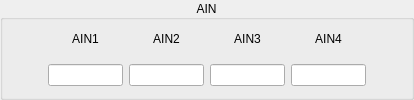
              <widget class="QGroupBox" name="groupBoxAIN">
               <property name="sizePolicy">
                <sizepolicy hsizetype="Minimum" vsizetype="Minimum">
                 <horstretch>0</horstretch>
                 <verstretch>0</verstretch>
                </sizepolicy>
               </property>
               <property name="title">
                <string>AIN</string>
               </property>
               <property name="alignment">
                <set>Qt::AlignCenter</set>
               </property>
               <layout class="QHBoxLayout" name="horizontalLayout_6">
                <property name="leftMargin">
                 <number>5</number>
                </property>
                <property name="topMargin">
                 <number>0</number>
                </property>
                <property name="rightMargin">
                 <number>5</number>
                </property>
                <item>
                 <spacer name="horizontalSpacer_6">
                  <property name="orientation">
                   <enum>Qt::Horizontal</enum>
                  </property>
                  <property name="sizeHint" stdset="0">
                   <size>
                    <width>40</width>
                    <height>20</height>
                   </size>
                  </property>
                 </spacer>
                </item>
                <item>
                 <layout class="QVBoxLayout" name="verticalLayout_40">
                  <item>
                   <widget class="QLabel" name="lblAIN1">
                    <property name="text">
                     <string>AIN1</string>
                    </property>
                    <property name="scaledContents">
                     <bool>true</bool>
                    </property>
                    <property name="alignment">
                     <set>Qt::AlignCenter</set>
                    </property>
                   </widget>
                  </item>
                  <item>
                   <widget class="QLineEdit" name="leAIN1">
                    <property name="minimumSize">
                     <size>
                      <width>50</width>
                      <height>0</height>
                     </size>
                    </property>
                    <property name="maximumSize">
                     <size>
                      <width>75</width>
                      <height>16777215</height>
                     </size>
                    </property>
                    <property name="maxLength">
                     <number>10</number>
                    </property>
                    <property name="alignment">
                     <set>Qt::AlignCenter</set>
                    </property>
                    <property name="readOnly">
                     <bool>true</bool>
                    </property>
                    <property name="cursorMoveStyle">
                     <enum>Qt::LogicalMoveStyle</enum>
                    </property>
                   </widget>
                  </item>
                 </layout>
                </item>
                <item>
                 <layout class="QVBoxLayout" name="verticalLayout_41">
                  <item>
                   <widget class="QLabel" name="lblAIN2">
                    <property name="text">
                     <string>AIN2</string>
                    </property>
                    <property name="scaledContents">
                     <bool>true</bool>
                    </property>
                    <property name="alignment">
                     <set>Qt::AlignCenter</set>
                    </property>
                   </widget>
                  </item>
                  <item>
                   <widget class="QLineEdit" name="leAIN2">
                    <property name="maximumSize">
                     <size>
                      <width>75</width>
                      <height>16777215</height>
                     </size>
                    </property>
                    <property name="maxLength">
                     <number>10</number>
                    </property>
                    <property name="frame">
                     <bool>true</bool>
                    </property>
                    <property name="alignment">
                     <set>Qt::AlignCenter</set>
                    </property>
                    <property name="readOnly">
                     <bool>true</bool>
                    </property>
                   </widget>
                  </item>
                 </layout>
                </item>
                <item>
                 <layout class="QVBoxLayout" name="verticalLayout_42">
                  <item>
                   <widget class="QLabel" name="lblAIN3">
                    <property name="text">
                     <string>AIN3</string>
                    </property>
                    <property name="scaledContents">
                     <bool>true</bool>
                    </property>
                    <property name="alignment">
                     <set>Qt::AlignCenter</set>
                    </property>
                   </widget>
                  </item>
                  <item>
                   <widget class="QLineEdit" name="leAIN3">
                    <property name="maximumSize">
                     <size>
                      <width>75</width>
                      <height>16777215</height>
                     </size>
                    </property>
                    <property name="maxLength">
                     <number>10</number>
                    </property>
                    <property name="frame">
                     <bool>true</bool>
                    </property>
                    <property name="alignment">
                     <set>Qt::AlignCenter</set>
                    </property>
                    <property name="readOnly">
                     <bool>true</bool>
                    </property>
                   </widget>
                  </item>
                 </layout>
                </item>
                <item>
                 <layout class="QVBoxLayout" name="verticalLayout_43">
                  <item>
                   <widget class="QLabel" name="lblAIN4">
                    <property name="text">
                     <string>AIN4</string>
                    </property>
                    <property name="scaledContents">
                     <bool>true</bool>
                    </property>
                    <property name="alignment">
                     <set>Qt::AlignCenter</set>
                    </property>
                   </widget>
                  </item>
                  <item>
                   <widget class="QLineEdit" name="leAIN4">
                    <property name="maximumSize">
                     <size>
                      <width>75</width>
                      <height>16777215</height>
                     </size>
                    </property>
                    <property name="maxLength">
                     <number>10</number>
                    </property>
                    <property name="frame">
                     <bool>true</bool>
                    </property>
                    <property name="alignment">
                     <set>Qt::AlignCenter</set>
                    </property>
                    <property name="readOnly">
                     <bool>true</bool>
                    </property>
                   </widget>
                  </item>
                 </layout>
                </item>
                <item>
                 <spacer name="horizontalSpacer_22">
                  <property name="orientation">
                   <enum>Qt::Horizontal</enum>
                  </property>
                  <property name="sizeHint" stdset="0">
                   <size>
                    <width>40</width>
                    <height>20</height>
                   </size>
                  </property>
                 </spacer>
                </item>
               </layout>
              </widget>
